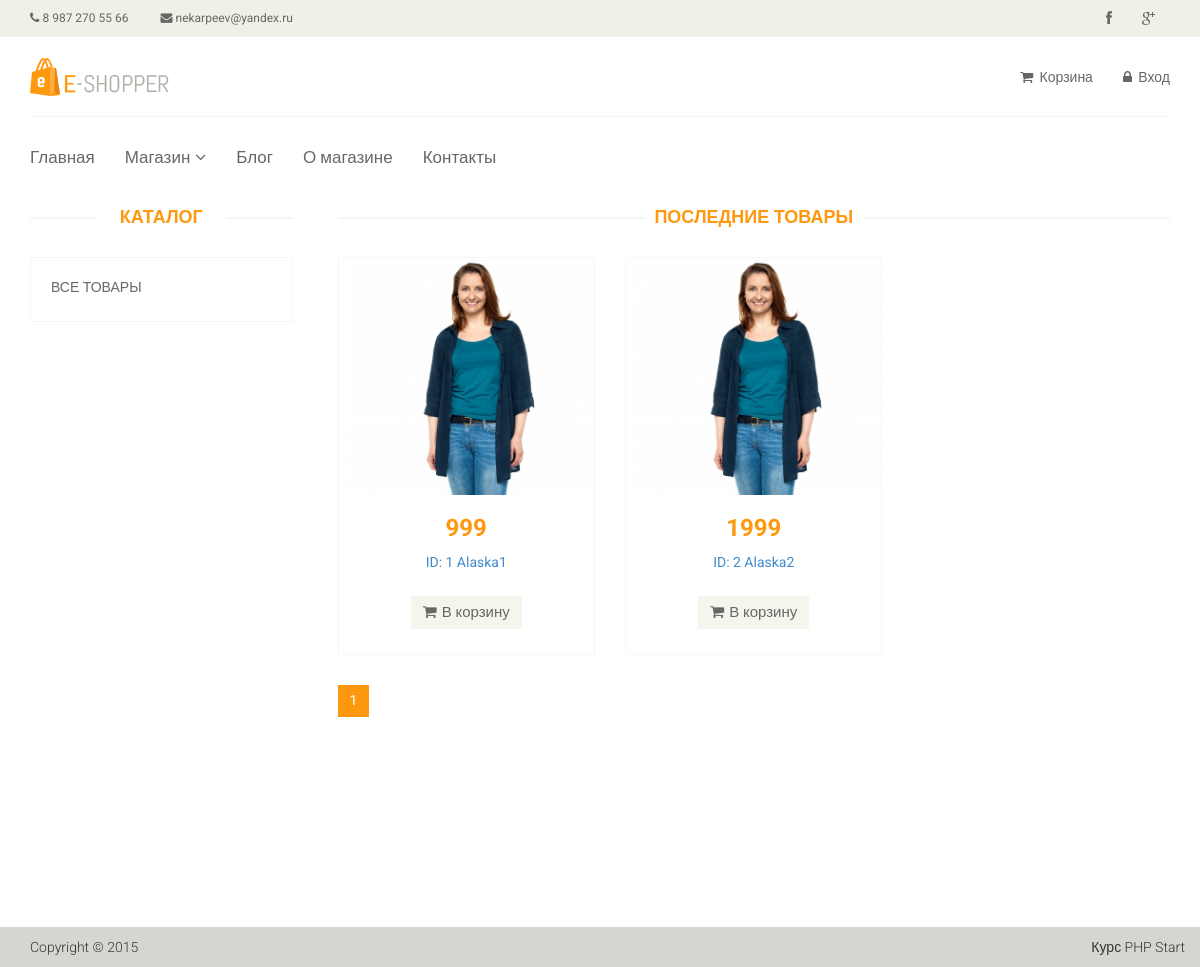
The page /category/1 on the database as committed earlier.
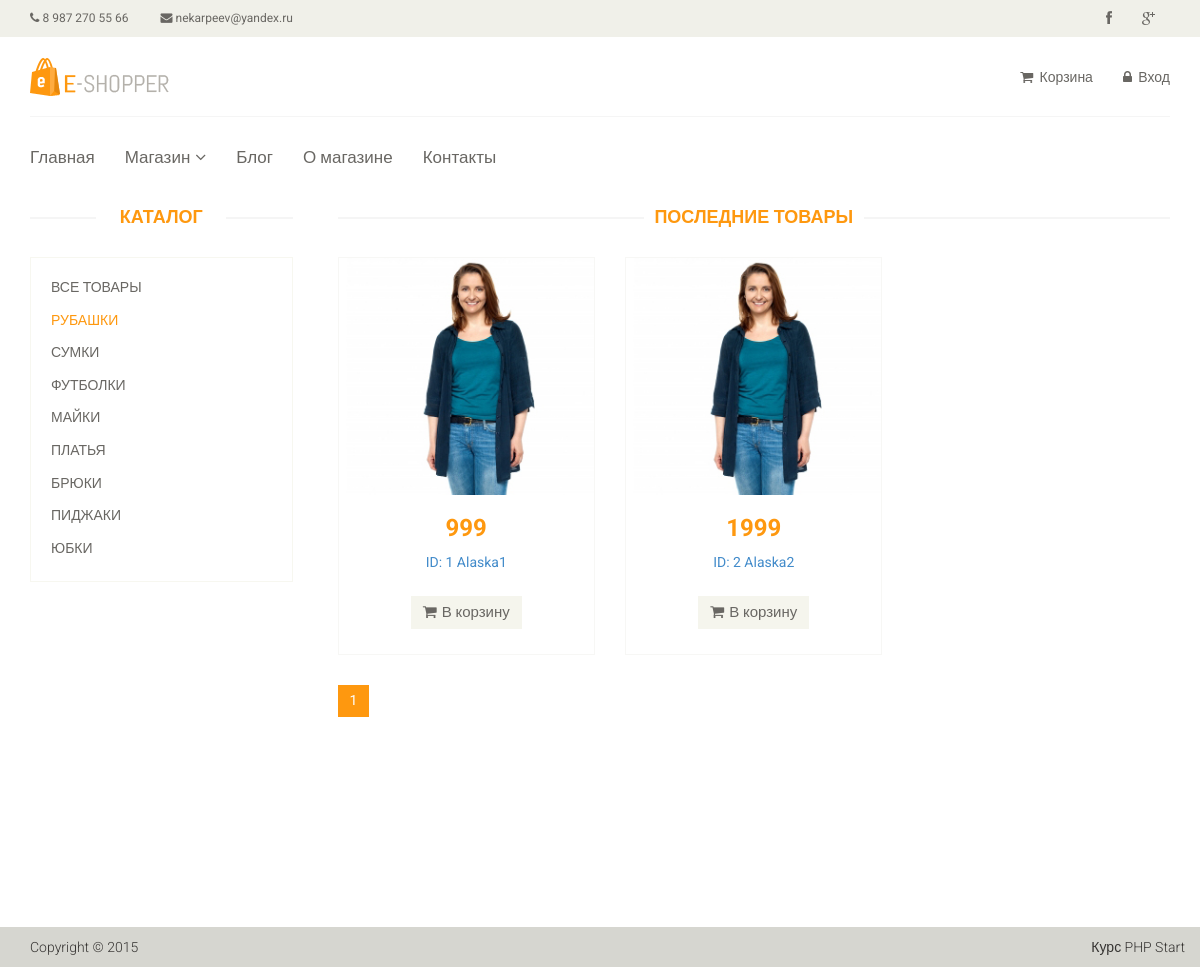
The same page on the database as committed later.
### tables this page shows
CREATE TABLE `articles` (
  `id` int(11) NOT NULL,
  `category` varchar(55) DEFAULT NULL,
  `title` varchar(255) DEFAULT NULL,
  `code` varchar(255) NOT NULL,
  `text` text,
  `id_category` int(11) NOT NULL,
  `price` float DEFAULT NULL,
  `img` varchar(255) NOT NULL,
  `views` int(11) NOT NULL,
  `is_new` int(11) NOT NULL DEFAULT '0',
  `is_recommended` int(11) NOT NULL DEFAULT '0',
  `status` int(11) NOT NULL DEFAULT '1'
);

CREATE TABLE `article_category` (
  `id` int(11) NOT NULL,
  `name` varchar(255) DEFAULT NULL,
  `sort_order` int(11) NOT NULL,
  `status` int(11) NOT NULL
);

### config/routes.php (called while the page is built)
<?php
return array(
    'product/([0-9]+)'                => '/product/view/$1',
    'product'                         => '/product/list',
    'catalog'                         => '/catalog/view',
    'catalog/page-([0-9]+)'           => '/catalog/view/$1',
    'category/([0-9]+)'               => '/catalog/category/$1',
    'category/([0-9]+)/page-([0-9]+)' => '/catalog/category/$1/$2',
    'user/register'                   => '/user/register',
    'user/login'                      => '/user/login',
    'user/logout'                     => '/user/logout',
    'cart'                            => '/cart/index',
    'cart/add/([0-9]+)'               => '/cart/add/$1',
    'cart/delete/([0-9]+)'            => '/cart/delete/$1',
    'cart/deleteAll/([0-9]+)'         => '/cart/deleteAll/$1',
    'cart/checkout'                   => '/cart/checkout',
    'cabinet'                         => '/cabinet/index',
    'cabinet/edit'                    => '/cabinet/edit',
    'admin/product/create'            => '/adminProduct/create',
    'admin/product/update/([0-9]+)'   => '/adminProduct/update/$1',
    'admin/product/delete/([0-9]+)'   => '/adminProduct/delete/$1',
    'admin/product'                   => '/adminProduct/index',
    'admin/category/create'           => '/adminCategory/create',
    'admin/category/update/([0-9]+)'  => '/adminCategory/update/$1',
    'admin/category/delete/([0-9]+)'  => '/adminCategory/delete/$1',
    'admin/category'                  => '/adminCategory/index',
    'admin/order/update/([0-9]+)'     => '/adminOrder/update/$1',
    'admin/order/delete/([0-9]+)'     => '/adminOrder/delete/$1',
    'admin/order/view/([0-9]+)'       => '/adminOrder/view/$1',
    'admin/order'                     => '/adminOrder/index',
    'admin'                           => '/admin/index',
    ''                                => '/site/index'
);
?>

### controllers/catalogController.php (called while the page is built, shortened)
<?php
    class CatalogController
    {
        public function actionCategory($idCategory, $page = 1)
        {
            $page = preg_replace('|[^0-9]*|','',$page);
            $page = intval($page);
            $categoryList = [];
            $categoryList = Category::getCategory();
            $productList = [];
            $productList = Product::getProductListByCategory($idCategory, $page);
            $total = Product::getTotalProductInCategory($idCategory);
            $pagination = new Pagination($total, $page, $limit = Product::DEFAULT_LIMIT, $index = 'page-');
            include_once(ROOT . '/view/catalog/product_by_category.php');
            die();
        }
    }

### index.php (called while the page is built, shortened)
<?php
    include_once(ROOT . '/components/Autoload.php');
    $rout1 = new Router;
    $rout1->run();

### components/Autoload.php (called while the page is built, shortened)
<?php
    spl_autoload_register(function ($class_name)
    {
        $array_paths = array(
            '/models/',
            '/components/',
            '/controllers/',
        );
        foreach ($array_paths as $path) {
            $path = ROOT . $path . $class_name . '.php';
        }
    });

### models/User.php (called while the page is built, shortened)
<?php
    class User {
        public static function isGuest()
        {
            return true;
        }
    }

### models/Product.php (called while the page is built, shortened)
<?php
class Product
{
    public static function getProductListByCategory($idCategory, $page = 1)
    {
        $db = Db::getConnection();
        $limit = self::DEFAULT_LIMIT;
        $offset = $limit * ($page - 1);
        $sql = ('SELECT * FROM `articles` WHERE id_category = :id_category LIMIT :limit OFFSET :offset');
        $result = $db->prepare($sql);
        $result->bindValue(':id_category', $idCategory, PDO::PARAM_INT);
        $result->bindValue(':limit', $limit, PDO::PARAM_INT);
        $result->bindValue(':offset', $offset, PDO::PARAM_INT);
        $result->execute();
        $i = 0;
        while ($row = $result->fetch()) {
            static $i = 0;
            $productList[$i]['id'] = $row['id'];
            $productList[$i]['category'] = $row['category'];
            $productList[$i]['title'] = $row['title'];
            $productList[$i]['text'] = $row['text'];
            $productList[$i]['price'] = $row['price'];
            $productList[$i]['is_new'] = $row['is_new'];
            $productList[$i]['is_recommended'] = $row['is_recommended'];
            $productList[$i]['status'] = $row['status'];
        }
        return $productList;
    }
    public static function getTotalProductInCategory($idCategory, $limit = self::DEFAULT_LIMIT)
    {
        $db = Db::getConnection();
        $sql = 'SELECT count(id) FROM `articles` WHERE `status` = 1 AND `id_category` = ' . $idCategory;
        $result = $db->query($sql);
        $total = $result->fetch();
        return $total[0];
    }
}

### models/Category.php (called while the page is built, shortened)
<?php
class Category
{
    public static function getCategory()
    {
        $db = Db::getConnection();
        $result = $db->query('SELECT id, name, sort_order FROM `article_category` WHERE status = 1 ORDER BY sort_order ASC');
        while ($row = $result->fetch()) {
            static $i = 0;
            $categoryList[$i]['id'] = $row['id'];
            $categoryList[$i]['name'] = $row['name'];
            $categoryList[$i]['sort_order'] = $row['sort_order'];
        }
        return $categoryList;
    }
}

### view/components/product_item.php (the view, shortened to what the changed rows need)
<div class="single-products">
    <div class="productinfo text-center">
        <a href="/product/<?php echo $product['id']; ?>">
            <img src="template/images/home/product1.jpg" alt=""/>
        </a>
        <h2><?php echo $product['price']; ?></h2>
        <p>
            <a href="/product/<?php echo $product['id']; ?>"> <?php echo 'ID: ' . $product['id'] . ' ' . $product['title']; ?></a>
        </p>
        <a data-id="<?php echo $product['id'];?>" href="/cart/add/<?php echo $product['id'];?>" class="btn btn-default add-to-cart"><i
                class="fa fa-shopping-cart"></i>В корзину</a>
    </div>
</div>

### components/Router.php (shortened to what the changed rows need)
<?php
	class Router {
		private $routes;
		public function __construct() {
			$path = ROOT . '/config/routes.php';
			$this->routes = include($path);
                }
                       private function getURL() {
                    if (!empty($_SERVER['REQUEST_URI'])) {
                        return trim($_SERVER['REQUEST_URI'], '/');
                    }
                  }
		public function run() {
                    $uri = $this->getURL();
                    foreach ($this->routes as $uriPattern => $path) {
                     if (preg_match("~^$uriPattern$~", $uri)) {
                        $internalRoute = preg_replace("~$uriPattern~", $path, $uri);
                        $segment = explode('/', $internalRoute);
                        array_shift($segment);
                        $controllerName = ucfirst(array_shift($segment)).'Controller';
                        $actionName = 'action' . ucfirst(array_shift($segment));
                        $parameters = $segment;
                        $controllerObject = new $controllerName;
                        $result = call_user_func_array(array($controllerObject, $actionName), $parameters);
                    }
	}
     }
 }

### view/layouts/header.php (shortened to what the changed rows need)
<!DOCTYPE html>
<html lang="en">
    <head>
        <link href="template/css/bootstrap.min.css" rel="stylesheet">
        <link href="template/css/font-awesome.min.css" rel="stylesheet">
        <link href="template/css/prettyPhoto.css" rel="stylesheet">
        <link href="template/css/price-range.css" rel="stylesheet">
        <link href="template/css/animate.css" rel="stylesheet">
        <link href="template/css/main.css" rel="stylesheet">
        <link href="template/css/responsive.css" rel="stylesheet">
    </head>
    <body>
        <header id="header">
            <div class="header_top">
                <div class="container">
                    <div class="row">
                        <div class="col-sm-6">
                            <div class="contactinfo">
                                <ul class="nav nav-pills">
                                    <li><a href="#"><i class="fa fa-phone"></i> 8 987 270 55 66</a></li>
                                    <li><a href="#"><i class="fa fa-envelope"></i> nekarpeev@yandex.ru</a></li>
                                </ul>
                            </div>
                        </div>
                        <div class="col-sm-6">
                            <div class="social-icons pull-right">
                                <ul class="nav navbar-nav">
                                    <li><a href="#"><i class="fa fa-facebook"></i></a></li>
                                    <li><a href="#"><i class="fa fa-google-plus"></i></a></li>
                                </ul>
                            </div>
                        </div>
                    </div>
                </div>
            </div>
            <div class="header-middle">
                <div class="container">
                    <div class="row">
                        <div class="col-sm-4">
                            <div class="logo pull-left">
                                <a href="/"><img src="template/images/home/logo.png" alt="" /></a>
                            </div>
                        </div>
                        <div class="col-sm-8">
                            <div class="shop-menu pull-right">
                                <ul class="nav navbar-nav">
                                    <li><a href="/cart"><i class="fa fa-shopping-cart"></i> Корзина <span id="cart-count"><?php echo Cart::countItems() ?></span></a></li>
                                    <?php if(User::isGuest()) : ?>
                                        <li><a href="/user/login"><i class="fa fa-lock"></i> Вход</a></li>
                                    <?php else : ?>
                                        <li><a href="/cabinet"><i class="fa fa-user"></i> Аккаунт</a></li>
                                        <li><a href="/user/logout"><i class="fa fa-lock"></i> Выход</a></li>
                                    <?php endif; ?>
                                </ul>
                            </div>
                        </div>
                    </div>
                </div>
            </div>
            <div class="header-bottom">
                <div class="container">
                    <div class="row">
                        <div class="col-sm-12">
                            <div class="mainmenu pull-left">
                                <ul class="nav navbar-nav collapse navbar-collapse">
                                    <li><a href="/">Главная</a></li>
                                    <li class="dropdown"><a href="#">Магазин<i class="fa fa-angle-down"></i></a>
                                    </li>
                                    <li><a href="/blog">Блог</a></li>
                                    <li><a href="/about">О магазине</a></li>
                                    <li><a href="/contact">Контакты</a></li>
                                </ul>
                            </div>
                        </div>
                    </div>
                </div>
            </div>
        </header>

### view/catalog/product_by_category.php (shortened to what the changed rows need)
<?php
    include_once(ROOT . '/view/layouts/header.php');
?>
<section>
    <div class="container">
        <div class="row">
            <?php include_once(ROOT . '/view/components/category.php'); ?>
            <div class="col-sm-9 padding-right">
                <div class="features_items">
                    <h2 class="title text-center">Последние товары</h2>
                        <?php foreach ($productList as $product): ?>
                            <div class="col-sm-4">
                                <div class="product-image-wrapper">
                                    <?php include(ROOT . '/view/components/product_item.php'); ?>
                                </div>
                            </div>
                        <?php endforeach; ?>
                </div>
                <?php
                    echo $pagination->get();
                ?>
            </div>
        </div>
    </div>
</section>
<div id="foot">
    <?php
        include_once ROOT . '/view/layouts/footer.php';
    ?>

### view/components/category.php
<div class="col-sm-3">
    <div class="left-sidebar">
        <h2>Каталог</h2>
        <div class="panel-group category-products">
            <div class="panel panel-default">
                <div class="panel-heading">
                    <h4 class="panel-title"><a href="/catalog">Все товары</a></h4>
                </div>
            </div>
            <?php foreach ($categoryList as $categoryItem): ?>
                <div class="panel panel-default">
                    <div class="panel-heading">
                        <h4 class="panel-title">
                            <a href="/category/<?php echo $categoryItem['id']; ?>"
                               class="<?php if (!empty($idCategory) and $idCategory == $categoryItem['id']) echo 'active'; ?>">
                                <?php echo $categoryItem['name']; ?>
                            </a>
                        </h4>
                    </div>
                </div>
            <?php endforeach; ?>
        </div>
    </div>
</div>

### components/Pagination.php (shortened to what the changed rows need)
<?php
    class Pagination
    {
        private $max = 10;
        private $current_page;
        private $total;
        private $limit;
        public function __construct($total, $currentPage, $limit, $index)
        {
            $this->total = $total;
            $this->limit = $limit;
            $this->amount = $this->amount();
        }
        public function get()
        {
            $links = null;
            $limits = $this->limits();
            $html = '<ul class="pagination">';
            for ($page = $limits[0]; $page <= $limits[1]; $page++) {
                if ($page == $this->current_page) {
                    $links .= '<li class="active"><a href="javascript:void(0)">' . $page . '</a></li>';
                } else {
                    $links .= $this->generateHtml($page);
                }
            }
            $html .= $links . '</ul>';
            return $html;
        }
        private function limits()
        {
            $left = $this->current_page - round($this->max / 2);
            $start = $left > 0 ? $left : 1;
            if ($start + $this->max <= $this->amount) {
                $end = $start > 1 ? $start + $this->max : $this->max;
            } else {
                $end = $this->amount;
                $start = $this->amount - $this->max > 0 ? $this->amount - $this->max : 1;
            }
            return
                array($start, $end);
        }
        private function setCurrentPage($currentPage)
        {
            $this->current_page = $currentPage;
        }
        private function amount()
        {
            return ceil($this->total / $this->limit);
        }
    }

### view/layouts/footer.php (shortened to what the changed rows need)
<footer id="footer">
            <div class="footer-bottom">
                <div class="container">
                    <div class="row">
                        <p class="pull-left">Copyright © 2015</p>
                        <p class="pull-right">Курс PHP Start</p>
                    </div>
                </div>
            </div>
        </footer>
    </body>
</html>

Rows that differ between the two databases and show on the page:
now on this page (row edited): article_category: name "РУБАШКИ"
now on this page (row edited): article_category: name "СУМКИ"
now on this page (row edited): article_category: name "ФУТБОЛКИ"
now on this page (row edited): article_category: name "МАЙКИ"
now on this page (row edited): article_category: name "ПЛАТЬЯ"
now on this page (row edited): article_category: name "БРЮКИ"
now on this page (row edited): article_category: name "ПИДЖАКИ"
now on this page (row edited): article_category: name "ЮБКИ"
